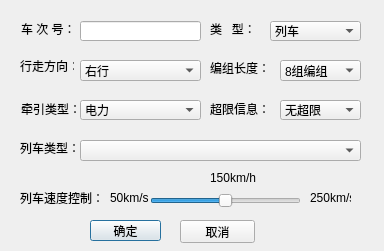
<?xml version="1.0" encoding="UTF-8"?>
<ui version="4.0">
 <class>CTrainAddDlg</class>
 <widget class="QDialog" name="CTrainAddDlg">
  <property name="geometry">
   <rect>
    <x>0</x>
    <y>0</y>
    <width>384</width>
    <height>251</height>
   </rect>
  </property>
  <property name="windowTitle">
   <string>车次号窗口增加</string>
  </property>
  <property name="windowIcon">
   <iconset resource="Pic.qrc">
    <normaloff>:/Pictures/icon.png</normaloff>:/Pictures/icon.png</iconset>
  </property>
  <widget class="QLabel" name="label">
   <property name="geometry">
    <rect>
     <x>21</x>
     <y>21</y>
     <width>60</width>
     <height>16</height>
    </rect>
   </property>
   <property name="text">
    <string>车 次 号：</string>
   </property>
  </widget>
  <widget class="QLabel" name="label_2">
   <property name="geometry">
    <rect>
     <x>210</x>
     <y>21</y>
     <width>54</width>
     <height>16</height>
    </rect>
   </property>
   <property name="text">
    <string>类   型：</string>
   </property>
  </widget>
  <widget class="QComboBox" name="comboBox">
   <property name="geometry">
    <rect>
     <x>270</x>
     <y>21</y>
     <width>91</width>
     <height>20</height>
    </rect>
   </property>
   <item>
    <property name="text">
     <string>列车</string>
    </property>
   </item>
   <item>
    <property name="text">
     <string>调车</string>
    </property>
   </item>
  </widget>
  <widget class="QLabel" name="label_3">
   <property name="geometry">
    <rect>
     <x>20</x>
     <y>60</y>
     <width>54</width>
     <height>12</height>
    </rect>
   </property>
   <property name="text">
    <string>行走方向：</string>
   </property>
  </widget>
  <widget class="QComboBox" name="comboBox_2">
   <property name="geometry">
    <rect>
     <x>80</x>
     <y>60</y>
     <width>121</width>
     <height>21</height>
    </rect>
   </property>
   <item>
    <property name="text">
     <string>右行</string>
    </property>
   </item>
   <item>
    <property name="text">
     <string>左行</string>
    </property>
   </item>
  </widget>
  <widget class="QLabel" name="label_4">
   <property name="geometry">
    <rect>
     <x>210</x>
     <y>60</y>
     <width>61</width>
     <height>16</height>
    </rect>
   </property>
   <property name="text">
    <string>编组长度：</string>
   </property>
  </widget>
  <widget class="QComboBox" name="comboBox_3">
   <property name="geometry">
    <rect>
     <x>280</x>
     <y>60</y>
     <width>81</width>
     <height>21</height>
    </rect>
   </property>
   <item>
    <property name="text">
     <string>8组编组</string>
    </property>
   </item>
   <item>
    <property name="text">
     <string>16组编组</string>
    </property>
   </item>
  </widget>
  <widget class="QLabel" name="label_5">
   <property name="geometry">
    <rect>
     <x>21</x>
     <y>101</y>
     <width>60</width>
     <height>16</height>
    </rect>
   </property>
   <property name="text">
    <string>牵引类型：</string>
   </property>
  </widget>
  <widget class="QComboBox" name="comboBox_4">
   <property name="geometry">
    <rect>
     <x>80</x>
     <y>100</y>
     <width>121</width>
     <height>20</height>
    </rect>
   </property>
   <item>
    <property name="text">
     <string>电力</string>
    </property>
   </item>
   <item>
    <property name="text">
     <string>非电力</string>
    </property>
   </item>
  </widget>
  <widget class="QLineEdit" name="lineEdit">
   <property name="geometry">
    <rect>
     <x>80</x>
     <y>21</y>
     <width>121</width>
     <height>20</height>
    </rect>
   </property>
  </widget>
  <widget class="QLabel" name="label_6">
   <property name="geometry">
    <rect>
     <x>210</x>
     <y>101</y>
     <width>60</width>
     <height>16</height>
    </rect>
   </property>
   <property name="text">
    <string>超限信息：</string>
   </property>
  </widget>
  <widget class="QComboBox" name="comboBox_5">
   <property name="geometry">
    <rect>
     <x>280</x>
     <y>100</y>
     <width>81</width>
     <height>20</height>
    </rect>
   </property>
   <item>
    <property name="text">
     <string>无超限</string>
    </property>
   </item>
   <item>
    <property name="text">
     <string>一级超限</string>
    </property>
   </item>
   <item>
    <property name="text">
     <string>二级超限</string>
    </property>
   </item>
   <item>
    <property name="text">
     <string>三级超限</string>
    </property>
   </item>
   <item>
    <property name="text">
     <string>超级超限</string>
    </property>
   </item>
  </widget>
  <widget class="QLabel" name="label_7">
   <property name="geometry">
    <rect>
     <x>20</x>
     <y>140</y>
     <width>60</width>
     <height>16</height>
    </rect>
   </property>
   <property name="text">
    <string>列车类型：</string>
   </property>
  </widget>
  <widget class="QComboBox" name="comboBox_6">
   <property name="geometry">
    <rect>
     <x>80</x>
     <y>140</y>
     <width>281</width>
     <height>21</height>
    </rect>
   </property>
  </widget>
  <widget class="QLabel" name="label_8">
   <property name="geometry">
    <rect>
     <x>20</x>
     <y>190</y>
     <width>81</width>
     <height>16</height>
    </rect>
   </property>
   <property name="text">
    <string>列车速度控制：</string>
   </property>
  </widget>
  <widget class="QSlider" name="horizontalSlider">
   <property name="geometry">
    <rect>
     <x>150</x>
     <y>190</y>
     <width>151</width>
     <height>22</height>
    </rect>
   </property>
   <property name="maximum">
    <number>100</number>
   </property>
   <property name="value">
    <number>50</number>
   </property>
   <property name="orientation">
    <enum>Qt::Horizontal</enum>
   </property>
  </widget>
  <widget class="QLabel" name="label_9">
   <property name="geometry">
    <rect>
     <x>110</x>
     <y>190</y>
     <width>41</width>
     <height>16</height>
    </rect>
   </property>
   <property name="text">
    <string>50km/s</string>
   </property>
  </widget>
  <widget class="QLabel" name="label_10">
   <property name="geometry">
    <rect>
     <x>310</x>
     <y>190</y>
     <width>41</width>
     <height>16</height>
    </rect>
   </property>
   <property name="text">
    <string>250km/s</string>
   </property>
  </widget>
  <widget class="QLabel" name="label_11">
   <property name="geometry">
    <rect>
     <x>210</x>
     <y>170</y>
     <width>51</width>
     <height>16</height>
    </rect>
   </property>
   <property name="text">
    <string>150km/h</string>
   </property>
  </widget>
  <widget class="QPushButton" name="pushButton">
   <property name="geometry">
    <rect>
     <x>90</x>
     <y>220</y>
     <width>71</width>
     <height>21</height>
    </rect>
   </property>
   <property name="text">
    <string>确定</string>
   </property>
   <property name="default">
    <bool>false</bool>
   </property>
  </widget>
  <widget class="QPushButton" name="pushButton_2">
   <property name="geometry">
    <rect>
     <x>180</x>
     <y>220</y>
     <width>75</width>
     <height>23</height>
    </rect>
   </property>
   <property name="text">
    <string>取消</string>
   </property>
  </widget>
 </widget>
 <resources>
  <include location="Pic.qrc"/>
 </resources>
 <connections/>
</ui>
